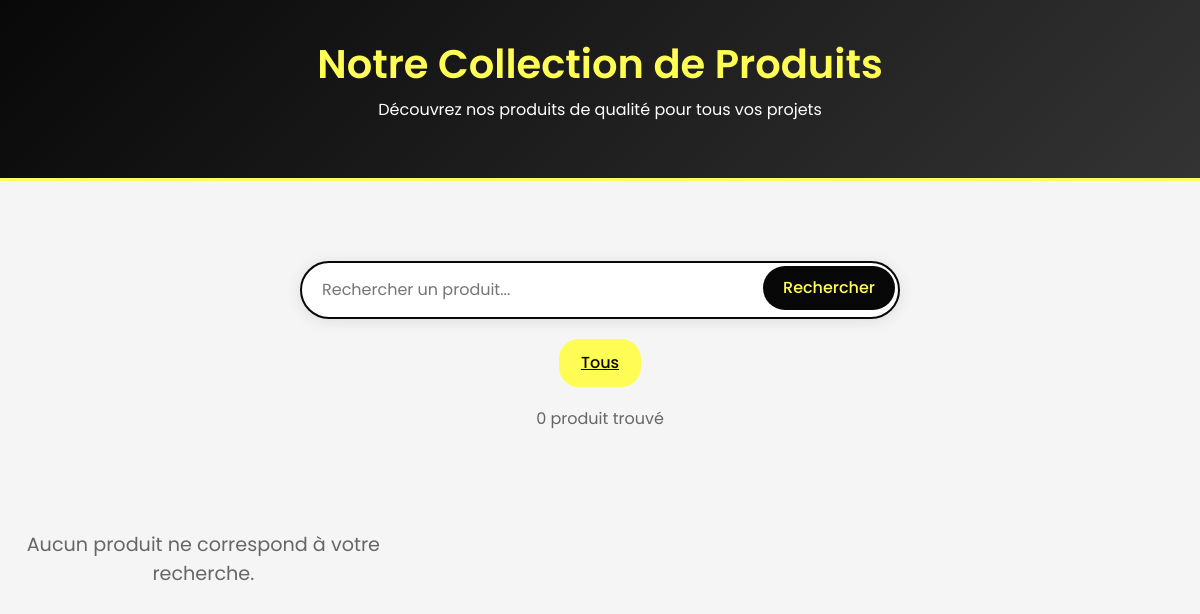
Before: /vue/partie_utilisateur/produits.php with the older database file.
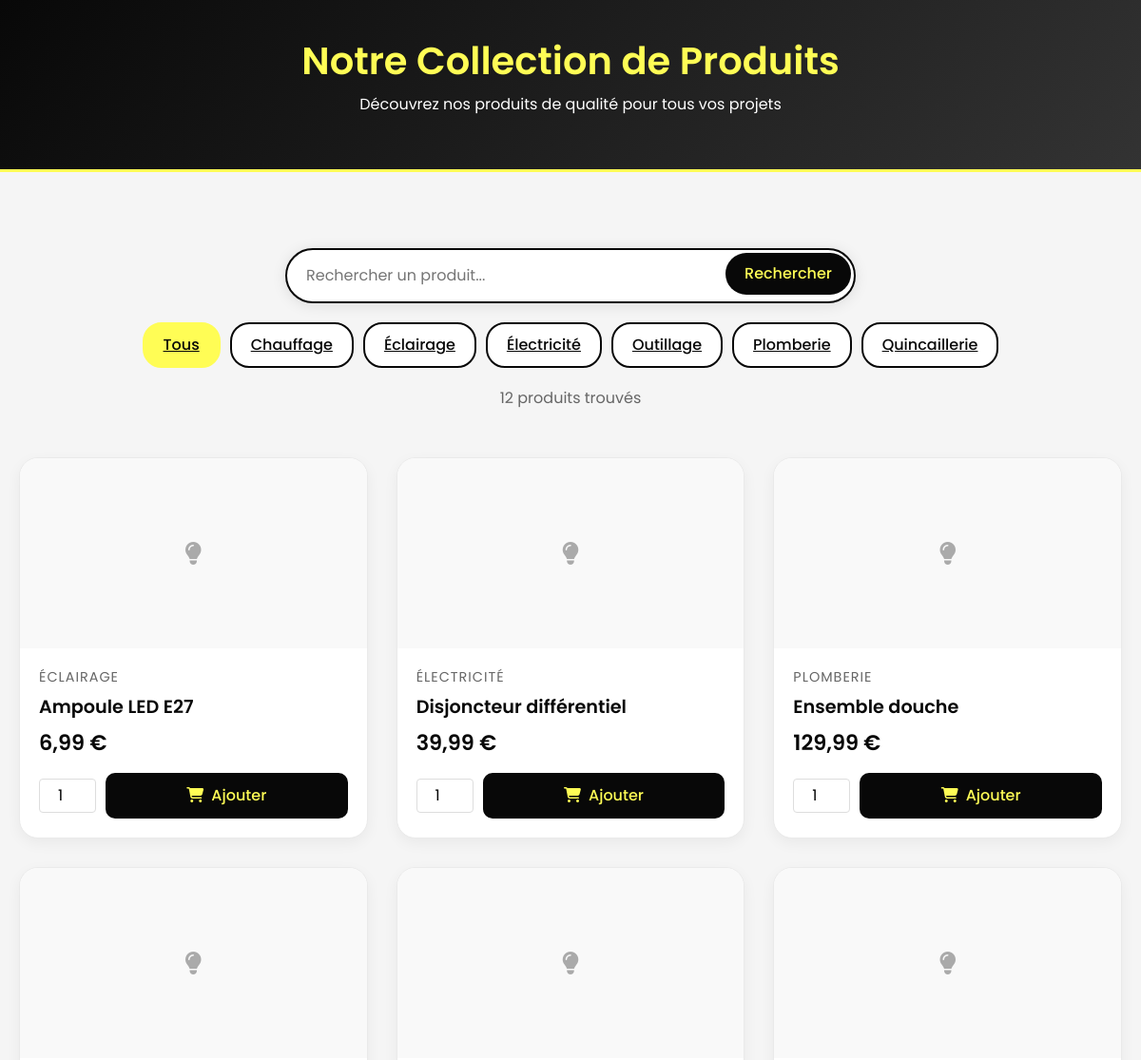
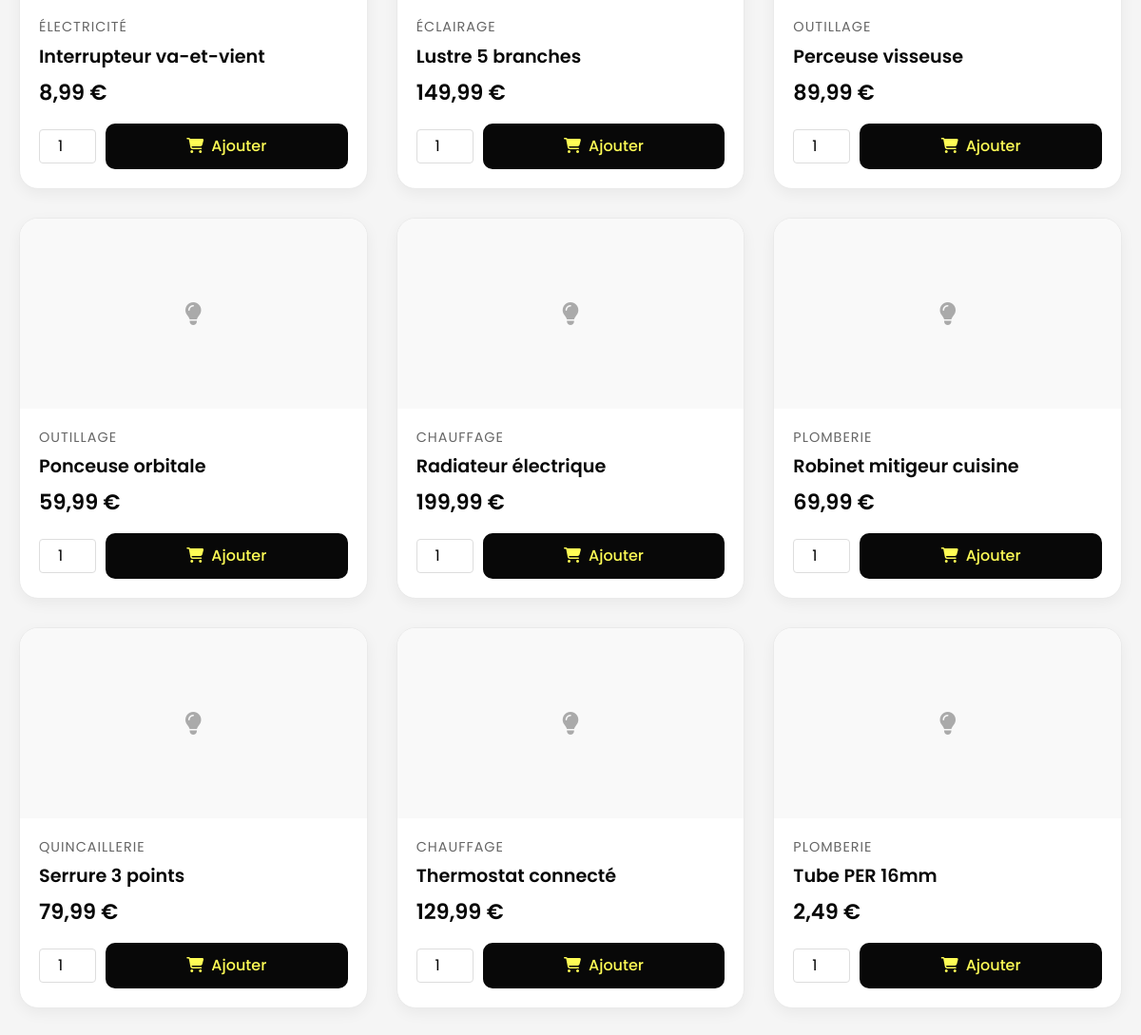
After: the same page with the newer database file (2 pictures, top to bottom).
### tables this page shows
create table produit(
	idproduit int(6) not null AUTO_INCREMENT,
	nomproduit varchar(50),
	prix_unit decimal(8,2),
	categorie varchar(50),
	image varchar(255) DEFAULT 'default_product.jpg',
	description text,
	constraint pk_produit primary key (idproduit)
);

### modele/modele.class.php (called while the page is built, shortened)
<?php
class Modele {
	private $unPdo ;
	public function __construct(){
		$serveur = "localhost";
		$bdd = "ALUME";
		$user = "root";
		$mdp = "";
		try{
		$this->unPdo = new PDO("mysql:host=".$serveur.";dbname=".$bdd,$user, $mdp);
		}
		catch(PDOException $exp){
			echo "Erreur de connexion à la BDD";
		}
	}
	public function selectAllProduitsFrontend(){
		$requete = "select * from produit order by nomproduit;";
		$exec = $this->unPdo->prepare($requete);
		$exec->execute();
		return $exec->fetchAll();
	}
	public function selectDistinctCategories(){
		$requete = "select distinct categorie from produit order by categorie;";
		$exec = $this->unPdo->prepare($requete);
		$exec->execute();
		return $exec->fetchAll();
	}
}
?>

### controleur/controleur.class.php (called while the page is built, shortened)
<?php
	require_once ("modele/modele.class.php");
	class Controleur {
		private $unModele ;
		public function   __construct(){
			$this->unModele = new Modele ();
		}
		public function selectAllProduitsFrontend(){
			return $this->unModele->selectAllProduitsFrontend();
		}
		public function selectDistinctCategories(){
			return $this->unModele->selectDistinctCategories();
		}
	}
?>

### vue/partie_utilisateur/produits.php (the view, shortened to what this page needs)
<?php
require_once("modele/modele.class.php");
require_once("controleur/controleur.class.php");
$unControleur = new Controleur();
$categories = $unControleur->selectDistinctCategories();
if (isset($_GET['categorie']) && !empty($_GET['categorie'])) {
    $produits = $unControleur->selectProduitsByCategorie($_GET['categorie']);
    $categorieActuelle = $_GET['categorie'];
} elseif (isset($_GET['search']) && !empty($_GET['search'])) {
    $produits = $unControleur->searchProduits($_GET['search']);
    $searchTerm = $_GET['search'];
} else {
    $produits = $unControleur->selectAllProduitsFrontend();
}
?>
<!DOCTYPE html>
<html lang="fr">
<head>
    <link href="https://cdn.jsdelivr.net/npm/bootstrap@5.3.0/dist/css/bootstrap.min.css" rel="stylesheet">
    <link rel="stylesheet" href="https://cdnjs.cloudflare.com/ajax/libs/font-awesome/6.0.0/css/all.min.css">
</head>
<body>
    <div class="header">
        <h1>Notre Collection de Produits</h1>
        <p>Découvrez nos produits de qualité pour tous vos projets</p>
    </div>
    <div class="container">
        <form action="index.php" method="GET" class="search-form">
            <div class="search-bar">
                <input type="text" name="search" class="search-input" placeholder="Rechercher un produit..."
                       value="<?php echo isset($searchTerm) ? htmlspecialchars($searchTerm) : ''; ?>">
                <button type="submit" class="search-button">Rechercher</button>
            </div>
        </form>
        <div class="filters">
            <a href="index.php?page=produit" class="filter-btn <?php echo !isset($categorieActuelle) ? 'active' : ''; ?>">
                Tous
            </a>
            <?php foreach($categories as $categorie): ?>
                <a href="index.php?page=produit&categorie=<?php echo urlencode($categorie['categorie']); ?>"
                   class="filter-btn <?php echo (isset($categorieActuelle) && $categorieActuelle == $categorie['categorie']) ? 'active' : ''; ?>">
                    <?php echo htmlspecialchars($categorie['categorie']); ?>
                </a>
            <?php endforeach; ?>
        </div>
        <div class="products-count">
            <?php
            $count = count($produits);
            echo $count . " produit" . ($count > 1 ? "s" : "") . " trouvé" . ($count > 1 ? "s" : "");
            ?>
        </div>
        <div class="products-grid">
            <?php if(count($produits) > 0): ?>
                <?php foreach($produits as $produit): ?>
                    <div class="product-card">
                        <div class="product-image">
                            <i class="fas fa-lightbulb"></i>
                        </div>
                        <div class="product-info">
                            <div class="product-category"><?php echo htmlspecialchars($produit['categorie']); ?></div>
                            <h3 class="product-title"><?php echo htmlspecialchars($produit['nomproduit']); ?></h3>
                            <div class="product-price"><?php echo number_format($produit['prix_unit'], 2, ',', ' '); ?> €</div>
                            <form method="post" action="index.php?page=produit<?php echo isset($categorieActuelle) ? '&categorie=' . urlencode($categorieActuelle) : ''; ?>" class="product-card-form">
                                <div class="product-actions">
                                    <input type="number" name="quantite" value="1" min="1" max="99" class="product-quantity">
                                    <button type="submit" name="add_to_cart" class="add-to-cart">
                                        <i class="fas fa-shopping-cart me-2"></i>Ajouter
                                    </button>
                                </div>
                            </form>
                        </div>
                    </div>
                <?php endforeach; ?>
            <?php else: ?>
                <div class="no-products">
                    <p>Aucun produit ne correspond à votre recherche.</p>
                </div>
            <?php endif; ?>
        </div>
    </div>
</body>
</html>

### vue/partie_utilisateur/produits.php (style rules this page uses)
* { margin: 0; padding: 0; box-sizing: border-box; font-family: 'Poppins', sans-serif; }
body { background: #f5f5f5; }
.container { max-width: 1400px; margin: 0 auto; padding: 20px; }
.header { text-align: center; padding: 40px 0; background: linear-gradient(135deg, #080808, #333333); color: white; margin-bottom: 40px; border-bottom: 3px solid #FFFD55; }
.header h1 { font-weight: 600; color: #FFFD55; margin-bottom: 10px; }
.search-bar { max-width: 600px; margin: 20px auto; position: relative; }
.search-input { width: 100%; padding: 15px 20px; border: 2px solid #080808; border-radius: 30px; box-shadow: 0 2px 15px rgba(0,0,0,0.1); font-size: 16px; transition: all 0.3s ease; }
.search-button { position: absolute; right: 5px; top: 5px; padding: 10px 20px; background-color: #080808; color: #FFFD55; border: none; border-radius: 25px; cursor: pointer; font-weight: 500; transition: all 0.3s ease; }
.filters { display: flex; gap: 10px; margin: 20px 0; flex-wrap: wrap; justify-content: center; }
.filter-btn { padding: 10px 20px; border: 2px solid #080808; border-radius: 20px; background: white; color: #080808; cursor: pointer; transition: all 0.3s ease; font-weight: 500; }
.filter-btn.active { background: #FFFD55; color: #080808; border-color: #FFFD55; }
.products-grid { display: grid; grid-template-columns: repeat(auto-fill, minmax(300px, 1fr)); gap: 30px; padding: 20px 0; }
.product-card { background: white; border-radius: 20px; overflow: hidden; transition: all 0.3s ease; position: relative; border: 1px solid #eaeaea; box-shadow: 0 5px 15px rgba(0,0,0,0.05); }
.product-image { width: 100%; height: 200px; object-fit: cover; background-color: #f9f9f9; display: flex; justify-content: center; align-items: center; color: #aaa; font-size: 24px; }
.product-info { padding: 20px; }
.product-category { color: #666; font-size: 0.9em; margin-bottom: 8px; text-transform: uppercase; letter-spacing: 1px; }
.product-title { font-size: 1.2em; margin-bottom: 10px; color: #080808; font-weight: 600; }
.product-price { font-size: 1.4em; font-weight: 600; color: #080808; margin-bottom: 15px; }
.add-to-cart { width: 100%; padding: 12px; background: #080808; color: #FFFD55; border: none; border-radius: 10px; cursor: pointer; transition: background 0.3s ease; font-weight: 500; }
.products-count { text-align: center; margin: 10px 0 30px; color: #666; }
.product-quantity { width: 60px; text-align: center; margin-right: 10px; border: 1px solid #ddd; border-radius: 4px; padding: 5px; }
.product-actions { display: flex; align-items: center; margin-top: 10px; }
.product-card-form { margin-top: 15px; }
.no-products { text-align: center; padding: 50px 0; color: #666; font-size: 1.2em; }

Changed rows visible on the page:
added produit: categorie "ÉCLAIRAGE", nomproduit "Ampoule LED E27", prix_unit "6,99"
added produit: categorie "ÉLECTRICITÉ", nomproduit "Disjoncteur différentiel", prix_unit "39,99"
added produit: categorie "PLOMBERIE", nomproduit "Ensemble douche", prix_unit "129,99"
added produit: categorie "ÉLECTRICITÉ", nomproduit "Interrupteur va-et-vient", prix_unit "8,99"
added produit: categorie "ÉCLAIRAGE", nomproduit "Lustre 5 branches", prix_unit "149,99"
added produit: categorie "OUTILLAGE", nomproduit "Perceuse visseuse", prix_unit "89,99"
added produit: categorie "OUTILLAGE", nomproduit "Ponceuse orbitale", prix_unit "59,99"
added produit: categorie "CHAUFFAGE", nomproduit "Radiateur électrique", prix_unit "199,99"
added produit: categorie "PLOMBERIE", nomproduit "Robinet mitigeur cuisine", prix_unit "69,99"
added produit: categorie "QUINCAILLERIE", nomproduit "Serrure 3 points", prix_unit "79,99"
added produit: categorie "CHAUFFAGE", nomproduit "Thermostat connecté", prix_unit "129,99"
added produit: categorie "PLOMBERIE", nomproduit "Tube PER 16mm", prix_unit "2,49"
Other visible differences:
$count: "0" → "12"
new list line: "Chauffage"
new list line: "Éclairage"
new list line: "Électricité"
new list line: "Outillage"
new list line: "Plomberie"
new list line: "Quincaillerie"
text no longer shown: "Aucun produit ne correspond à votre recherche."
text now shown: "s s"
